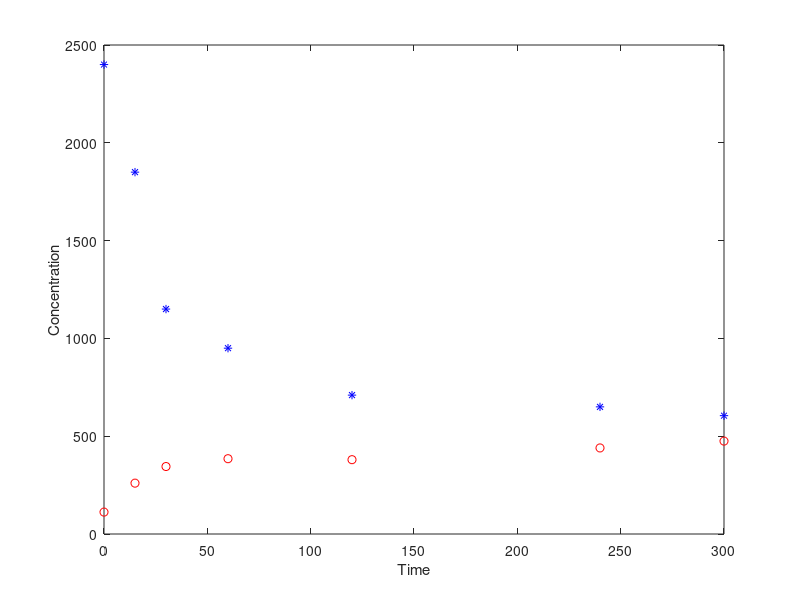

MATLAB code to generate this figure: (Note: this script raises an error after producing the figure.)
close all
global k1 k2 t C11 C22 C0
 
% Import data to MatLab
reacdata(:,1)=[0,15,30,60,120,240,300];
reacdata(:,2)=[2400,1850,1150,950,710,650,605];
reacdata(:,3)=[112,260,345,385,380,440,475];
t=reacdata(:,1);
C11=reacdata(:,2);
C22=reacdata(:,3); 
 
% Plot data to screen
figure(1); plot(reacdata(:,1),reacdata(:,2),'b*'); 
hold on; plot(reacdata(:,1),reacdata(:,3),'ro');
xlabel('Time')
ylabel('Concentration')
 
% Time at which C1 has been reduced approximately 37% is k1:
k1=1/reacdata(find(reacdata(:,2)<reacdata(1,2)/exp(1),1),1);
 
% Arbitrary k2:
k2=0.25*k1;
 
% Solve data for arbitrary k's
[kk]=lsqnonlin(@rrfunc,[k1,k2]);
%[t0,C0]=ode45(@rr,t',[2400,112]); 
 
% Plot solution for arbitrary k's
figure(1); plot(t,C0(:,1),'--'); hold on; plot(t,C0(:,2),'r--')
legend('data r1','data r2','sol for k1','sol for k2')
pause
